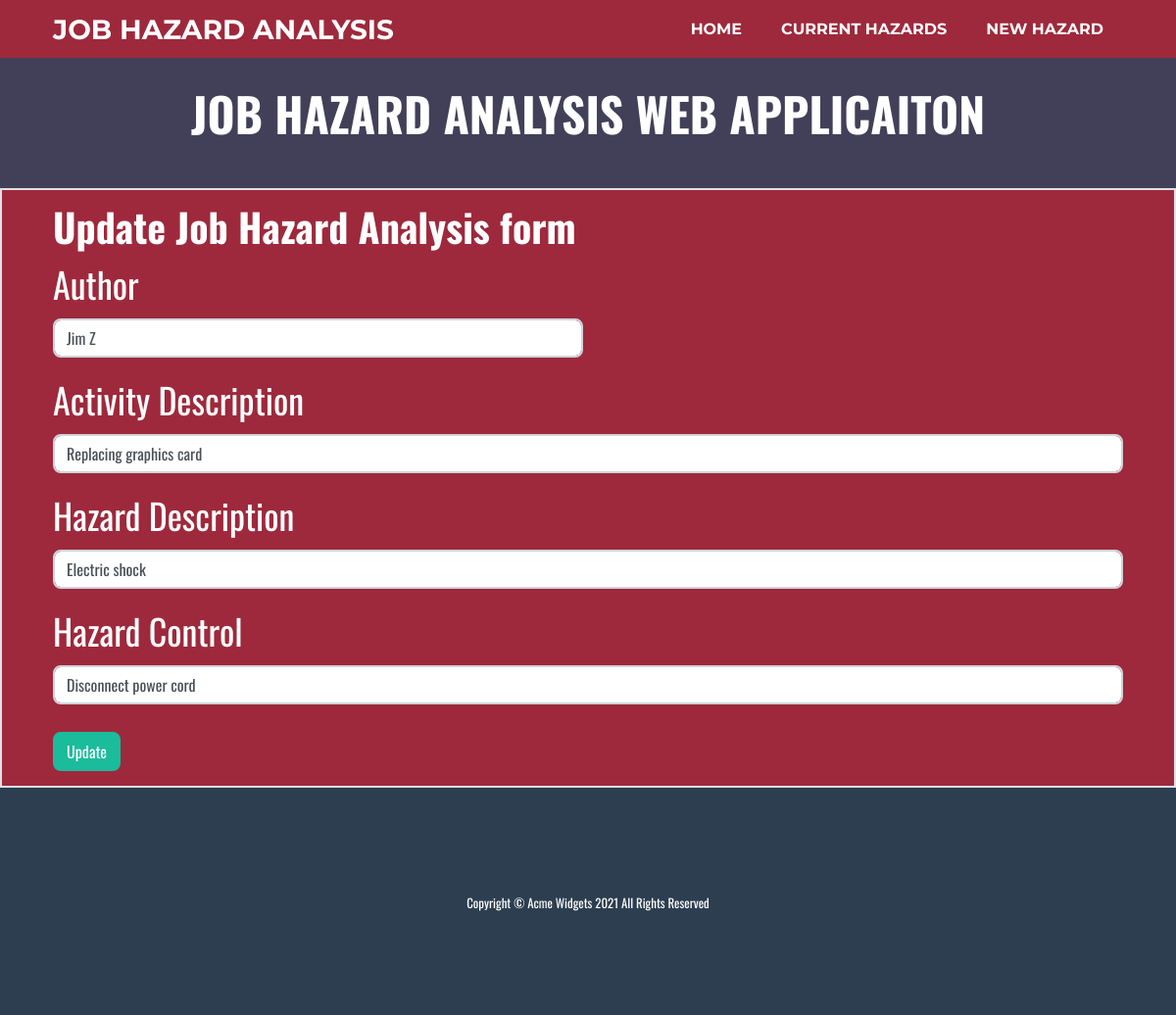
Screenshot of /update/2 with the database file from the repository.
### app.py (models this page shows, shortened)
class Jha(db.Model): #replace nullable = false on last few fields
    JHAid = db.Column(db.Integer, primary_key=True)
    author = db.Column(db.String(50))
    date_created = db.Column(db.DateTime, default=datetime.utcnow)
    activityDescription = db.Column(db.String(200))
    hazardDescription = db.Column(db.String(200))
    hazardControl = db.Column(db.String(200))
    steps = db.relationship('Step', backref='jha_step')

### app.py (the view)
@app.route('/update/<int:id>', methods=['GET', 'POST'])
def update(id):
    JHA_to_update = Jha.query.get_or_404(id)
    if request.method == 'POST':
        JHA_to_update.author = request.form['author']
        JHA_to_update.activityDescription = request.form['activityDescription']
        JHA_to_update.hazardDescription = request.form['hazardDescription']
        JHA_to_update.hazardControl = request.form['hazardControl']
        try:
            db.session.commit()
            return redirect('/hazardList')
        except: # pylint: disable=bare-except
            return "Error updating Job Hazard Analysis"
    else:
        return render_template('update.html', jha=JHA_to_update)

### templates/update.html (shortened to what this page needs)
{% extends 'base.html' %}
{% block body %}
    <h2 class="page-section-heading text-center text-uppercase text-white">Job Hazard Analysis web applicaiton</h2>
{% endblock %}
{% block body1 %}
    <div class="container">
        <h1>Update Job Hazard Analysis form</h1>
        <div class="form">
            <form action="/update/{{jha.JHAid}}" method="POST">
            <div class="form-row">
                <div class="form-group col-md-6">
                    <label for="author">Author</label>
                    <input type="text" class="form-control" name="author" id="author" value="{{jha.author}}">
                </div>
                </div>
                <div class="form-group">
                    <label for="activityDescription">Activity Description</label>
                    <input type="text" class="form-control" name="activityDescription" id="activityDescription" value="{{jha.activityDescription}}">
                </div>
                <div class="form-group">
                    <label for="hazardDescription">Hazard Description</label>
                    <input type="text" class="form-control" name="hazardDescription" id="hazardDescription" value="{{jha.hazardDescription}}">
                </div>
                <div class="form-group">
                    <label for="hazardControl">Hazard Control</label>
                    <input type="text" class="form-control" name="hazardControl" value="{{jha.hazardControl}}">
                </div>
                <input type="submit" value="Update" class="btn btn-primary">
            </form>
        </div>
    </div>
{% endblock %}

### rows the page displays
Jha: author "Jim Z", activityDescription "Replacing graphics card", hazardDescription "Electric shock", hazardControl "Disconnect power cord"
